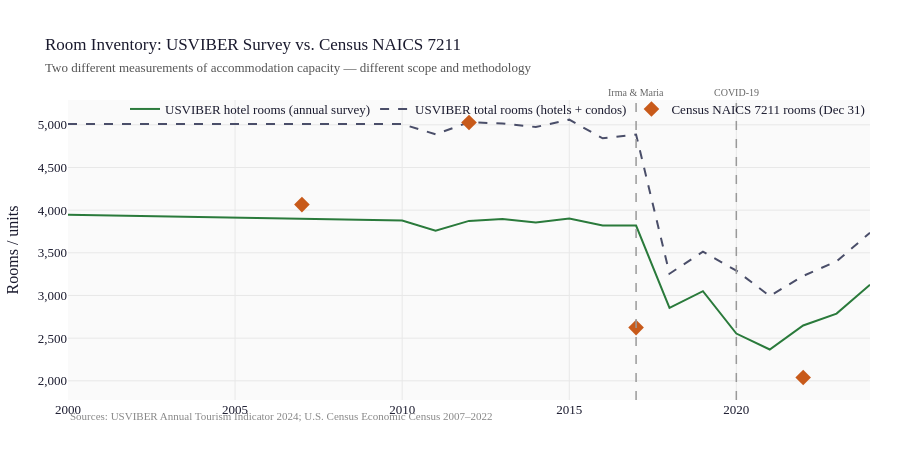

Here is the notebook cell this chart was saved with:
### Markdown cell above
---
## 2. Census Guestroom Crosswalk

| Vintage | Method | Rooms | Establishments |
|---|---|---|---|
| 2007 | A10 industry total (PSCODE 20000) | 4,065 | 47 |
| 2012 | A10 industry total | 5,027 | 54 |
| 2017 | NAPCS 7003825000 (room accommodation) — **Dec 31, 2017, post-hurricane** | 2,624 | 46 |
| 2022 | NAPCS 7003825000 | 2,039 | 51 |

Cross-vintage comparability is approximate; table structures differ between 2007/2012 and 2017/2022.

### Code cell
# Overlay Census rooms with USVIBER hotel rooms
fig = go.Figure()

# USVIBER hotel rooms (annual)
fig.add_trace(
    go.Scatter(
        x=tour["year"],
        y=tour["hotel_rooms"],
        mode="lines",
        name="USVIBER hotel rooms (annual survey)",
        line=dict(color=PALETTE["rooms"], width=2),
    )
)
fig.add_trace(
    go.Scatter(
        x=tour["year"],
        y=tour["total_rooms"],
        mode="lines",
        name="USVIBER total rooms (hotels + condos)",
        line=dict(color=PALETTE["total"], width=2, dash="dash"),
    )
)
# Census rooms (quinquennial snapshots)
fig.add_trace(
    go.Scatter(
        x=rooms["year"],
        y=rooms["rooms"],
        mode="markers",
        name="Census NAICS 7211 rooms (Dec 31)",
        marker=dict(color=PALETTE["cruise"], size=12, symbol="diamond"),
    )
)

fig.update_layout(
    title=dict(
        text="Room Inventory: USVIBER Survey vs. Census NAICS 7211<br>"
        '<span style="font-size:13px;color:#555">Two different measurements of accommodation capacity — different scope and methodology</span>',
        font=dict(size=17),
    ),
    yaxis_title="Rooms / units",
    yaxis_tickformat=",",
    height=460,
    annotations=[
        dict(
            xref="paper",
            yref="paper",
            x=0,
            y=-0.08,
            text='<span style="color:#888;font-size:11px">Sources: USVIBER Annual Tourism Indicator 2024; U.S. Census Economic Census 2007–2022</span>',
            showarrow=False,
            xanchor="left",
        )
    ],
)
for x_val, label in [(2017, "Irma & Maria"), (2020, "COVID-19")]:
    fig.add_vline(
        x=x_val,
        line=dict(color="#999", width=1.5, dash="dash"),
        annotation_text=label,
        annotation_position="top",
        annotation_font=dict(size=10, color="#666"),
    )
fig.show()

print("\nCensus rooms crosswalk:")
print(
    rooms[["year", "rooms", "estab", "rcptot_k", "methodology_note"]].to_string(
        index=False
    )
)

### Figure 1 — Plotly figure (JSON) as saved in the notebook; plotly's stock layout.template omitted (floating-point values rounded to 4 significant figures)
{"data": [{"line": {"color": "#2a7a3b", "width": 2}, "mode": "lines", "name": "USVIBER hotel rooms (annual survey)", "type": "scatter", "x": [2000, 2010, 2011, 2012, 2013, 2014, 2015, 2016, 2017, 2018, 2019, 2020, 2021, 2022, 2023, 2024], "y": [3947, 3878, 3759, 3874, 3897, 3856, 3903, 3819, 3820, 2854, 3050, 2554, 2367, 2649, 2788, 3127]}, {"line": {"color": "#4a4e69", "dash": "dash", "width": 2}, "mode": "lines", "name": "USVIBER total rooms (hotels + condos)", "type": "scatter", "x": [2000, 2010, 2011, 2012, 2013, 2014, 2015, 2016, 2017, 2018, 2019, 2020, 2021, 2022, 2023, 2024], "y": [5008, 5008, 4889, 5030, 5016, 4974, 5060, 4842, 4886, 3255, 3513, 3291, 2994, 3229, 3400, 3735]}, {"marker": {"color": "#c85a1a", "size": 12, "symbol": "diamond"}, "mode": "markers", "name": "Census NAICS 7211 rooms (Dec 31)", "type": "scatter", "x": [2007, 2012, 2017, 2022], "y": [4065, 5027, 2624, 2039]}], "layout": {"annotations": [{"showarrow": false, "text": "<span style=\"color:#888;font-size:11px\">Sources: USVIBER Annual Tourism Indicator 2024; U.S. Census Economic Census 2007–2022</span>", "x": 0, "xanchor": "left", "xref": "paper", "y": -0.08, "yref": "paper"}, {"font": {"color": "#666", "size": 10}, "showarrow": false, "text": "Irma & Maria", "x": 2017, "xanchor": "center", "xref": "x", "y": 1, "yanchor": "bottom", "yref": "y domain"}, {"font": {"color": "#666", "size": 10}, "showarrow": false, "text": "COVID-19", "x": 2020, "xanchor": "center", "xref": "x", "y": 1, "yanchor": "bottom", "yref": "y domain"}], "height": 460, "shapes": [{"line": {"color": "#999", "dash": "dash", "width": 1.5}, "type": "line", "x0": 2017, "x1": 2017, "xref": "x", "y0": 0, "y1": 1, "yref": "y domain"}, {"line": {"color": "#999", "dash": "dash", "width": 1.5}, "type": "line", "x0": 2020, "x1": 2020, "xref": "x", "y0": 0, "y1": 1, "yref": "y domain"}], "title": {"font": {"size": 17}, "text": "Room Inventory: USVIBER Survey vs. Census NAICS 7211<br><span style=\"font-size:13px;color:#555\">Two different measurements of accommodation capacity — different scope and methodology</span>"}, "yaxis": {"tickformat": ",", "title": {"text": "Rooms / units"}}}}
